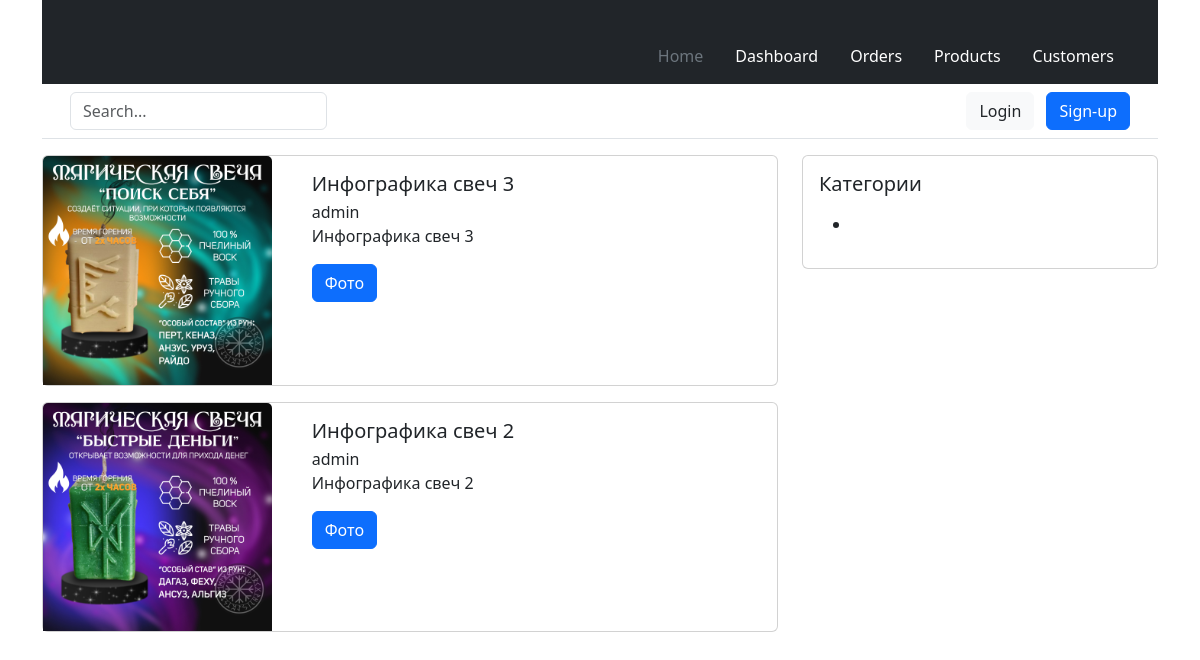
The app's page /articles/ with its own data.
### modules/blog/models.py (models this page shows, shortened)
class Article(models.Model):
    class ArticleManager(models.Manager):
        def all(self):
            return self.get_queryset().select_related('author', 'category').filter(status='published')
    STATUS_OPTIONS = (
        ('published', 'Опубликовано'),
        ('draft', 'Черновик')
    )
    title = models.CharField(verbose_name='Заголовок', max_length=255)
    category = TreeForeignKey('Category', on_delete=models.PROTECT, related_name='articles', verbose_name='Категория')
    slug = models.CharField(verbose_name='Альт.название', max_length=255, blank=True, unique=True)
    short_description = models.TextField(verbose_name='Краткое описание', max_length=500)
    full_description = models.TextField(verbose_name='Полное описание')
    objects = ArticleManager()
    thumbnail = models.ImageField(
        verbose_name='Превью поста',
        blank=True,
        upload_to='images/thumbnails/%Y/%m/%d/',
        validators=[FileExtensionValidator(allowed_extensions=('png', 'jpg', 'webp', 'jpeg', 'gif'))]
    )
    status = models.CharField(choices=STATUS_OPTIONS, default='published', verbose_name='Статус поста', max_length=10)
    time_create = models.DateTimeField(auto_now_add=True, verbose_name='Время добавления')
    time_update = models.DateTimeField(auto_now=True, verbose_name='Время обновления')
    author = models.ForeignKey(to=User, verbose_name='Автор', on_delete=models.SET_DEFAULT, related_name='author_posts', default=1)
    updater = models.ForeignKey(to=User, verbose_name='Обновил', on_delete=models.SET_NULL, null=True, related_name='updater_posts', blank=True)
    fixed = models.BooleanField(verbose_name='Зафиксировано', default=False)
    class Meta:
        db_table = 'app_articles'
        ordering = ['-fixed', '-time_create']
        indexes = [models.Index(fields=['-fixed', '-time_create', 'status'])]
        verbose_name = 'Статья'
        verbose_name_plural = 'Статьи'

class Category(MPTTModel):
    title = models.CharField(max_length=255, verbose_name='Название категории')
    slug = models.SlugField(max_length=255, verbose_name='URL категории', blank=True)
    description = models.TextField(verbose_name='Описание категории', max_length=300)
    parent = TreeForeignKey(
        'self',
        on_delete=models.CASCADE,
        null=True,
        blank=True,
        db_index=True,
        related_name='children',
        verbose_name='Родительская категория'
    )
    class MPTTMeta:
        order_insertion_by = ('title',)
    class Meta:
        verbose_name = 'Категория'
        verbose_name_plural = 'Категории'
        db_table = 'app_categories'

### modules/blog/views.py (the view)
# urls.py: path('articles/', articles_list, name='articles_by_page'),
def articles_list(request):
    articles = Article.objects.all()
    paginator = Paginator(articles, per_page=2)
    page_number = request.GET.get('page')
    page_object = paginator.get_page(page_number)
    context = {'page_obj': page_object}
    return render(request, 'blog/articles_func_list.html', context)

### templates/blog/articles_func_list.html
{% extends 'main.html' %}
{% block content %}
    {% for article in page_obj %}
    <div class="card mb-3">
        <div class="row">
            <div class="col-4">
                <img src="{{ article.thumbnail.url }}" class="card-img-top" alt="{{ article.title }}">
            </div>
            <div class="col-8">
                <div class="card-body">
                    <h5 class="card-title">{{ article.title }}</h5>
                    <div class="card-subtitle">{{ article.author.username }}</div>
                    <p class="card-text">{{ article.short_description }}</p>
                    <a href="{% url 'articles_by_category' article.category.slug %}" class="btn btn-primary">{{ article.category.title }}</a>
                  </div>
                </div>
            </div>
      </div>
    {% endfor %}
{% endblock %}

### records on screen
Article: thumbnail (picture), title "Инфографика свеч 3", author.username "admin", short_description "Инфографика свеч 3", category "Фото"
Article: thumbnail (picture), title "Инфографика свеч 2", author.username "admin", short_description "Инфографика свеч 2", category "Фото"
